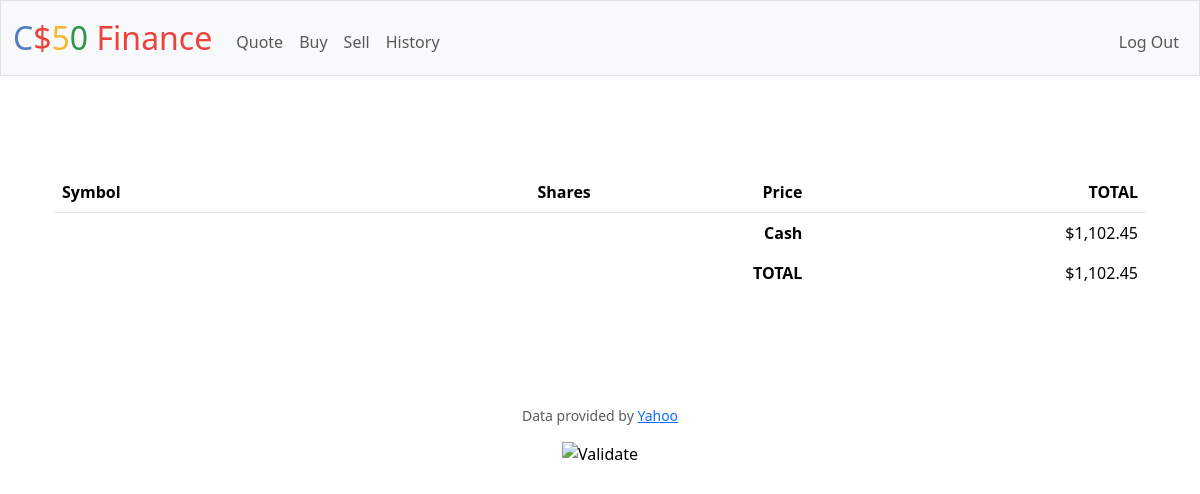
Page / (signed in) on the earlier database version.
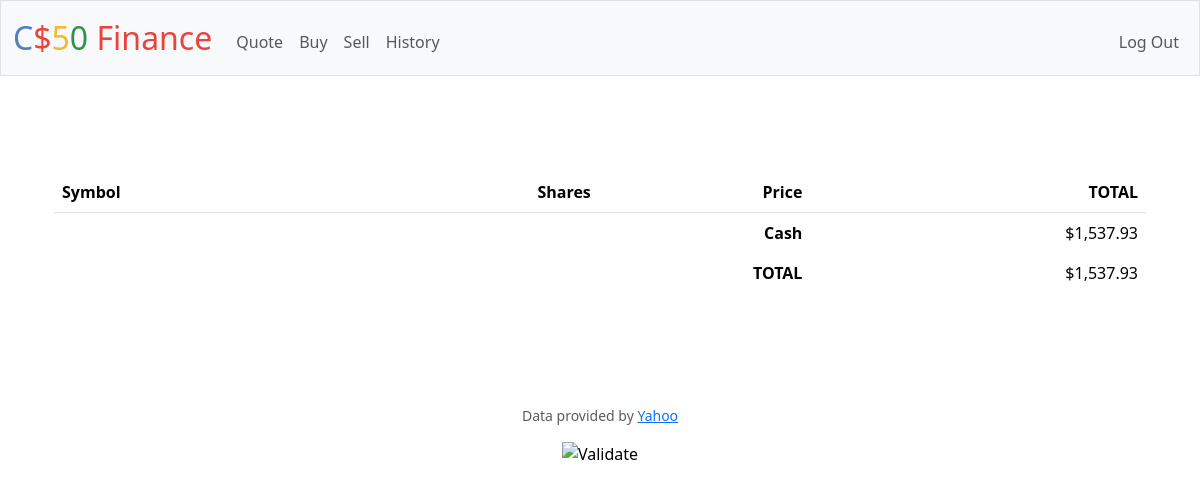
Same page on the later database version.
### tables this page shows
CREATE TABLE users (id INTEGER PRIMARY KEY AUTOINCREMENT NOT NULL, username TEXT NOT NULL, hash TEXT NOT NULL, cash NUMERIC NOT NULL DEFAULT 10000.00);

### app.py (the view)
@app.route("/")
@login_required
def index():
    data = db.execute("SELECT * FROM clientdata WHERE userid = ?",
                      session["user_id"])
    cah = db.execute("SELECT cash FROM users WHERE id = ?",
                     session["user_id"])[0]["cash"]
    ttl = 0
    for x in range(len(data)):
        a = (lookup(data[x]["symbol"])["price"]) * (data[x]["shares"])
        ttl = ttl + a
    return render_template("index.html", data=data, money=float(cah), fake=float(ttl))

### app.py (called while the page is built)
@app.after_request
def after_request(response):
    response.headers["Cache-Control"] = "no-cache, no-store, must-revalidate"
    response.headers["Expires"] = 0
    response.headers["Pragma"] = "no-cache"
    return response

### helpers.py (called while the page is built)
def login_required(f):
    @wraps(f)
    def decorated_function(*args, **kwargs):
        if session.get("user_id") is None:
            return redirect("/login")
        return f(*args, **kwargs)
    return decorated_function

def usd(value):
    return f"${value:,.2f}"

### templates/index.html (shortened to what this page needs)
{% extends "layout.html" %}
{% block main %}
<main class="container py-5 text-center">
    <table class="table table-striped">
        <thead>
            <tr>
                <th class="text-start">Symbol</th>
                <th class="text-end">Shares</th>
                <th class="text-end">Price</th>
                <th class="text-end">TOTAL</th>
            </tr>
        </thead>
        <tfoot>
            <tr>
                <td class="border-0 fw-bold text-end" colspan="3">Cash</td>
                <td class="border-0 text-end">{{money | usd}}</td>
            </tr>
            <tr>
                <td class="border-0 fw-bold text-end" colspan="3">TOTAL</td>
                <td class="border-0 w-bold text-end">{{(money + fake) | usd}}</td>
            </tr>
        </tfoot>
    </table>
        </main>
{% endblock %}

Differences in the rows shown:
changed users: cash "$1,102.45" → "$1,537.93"; (money+fake)|usd "$1,102.45" → "$1,537.93"
